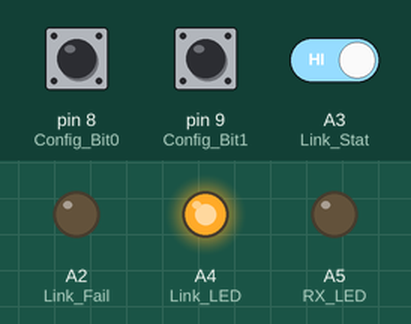
This sketch was run on a simulated Arduino Uno, built with avr-gcc and run on an emulated ATmega328P. Parts: output pins drawn as LEDs (lit = HIGH). Inputs (shaded band) come from the test bench; at power-on: A3 (Link_Stat) HIGH, pin 8 (Config_Bit0) HIGH, pin 9 (Config_Bit1) HIGH.

Above: at 1.2 s.
1.3 s: A3 (Link_Stat) driven LOW
At 2.5 s:
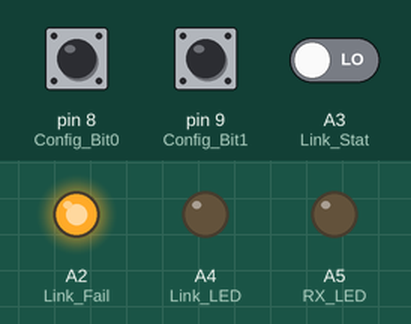
2.8 s: A3 (Link_Stat) driven HIGH
At 3.8 s:
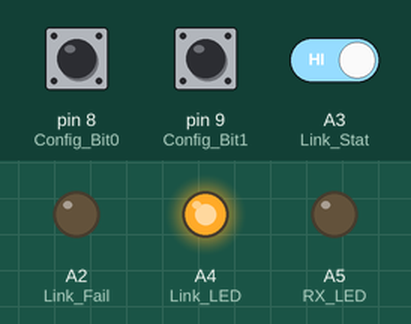
Timing chart, 0 to 5.8 s (numbered marks = the images above; inputs shaded):
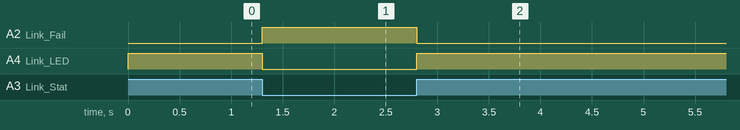

The sketch:

Rx.ino
```cpp
/*
|--------------------------------------------------------------------------------------------|
|                        --NMEA 0183 OPTICAL LINK Rx MODULE--                                |
|                                                                                            |
|                                                                                            |
|  Project        NMEA_FO.proj                                                               |
|  Program Name 	Rx_v1.1.ino                                                                |
|  Author		     	Thomas Spires 															                               |
|															                                                               |
|  Author Info:                                                                              |
|  Firmware to be written to U1 (ATMEGA328P) on Rx PCB: refer to KiCAD .kicad_pcb            |
|  "RxPCBV1.1"                                                                               |
|                                                                                            |
|  Revision Release Info:                                                                    |
|  20181210 00:42    Tspires      1.0      Initial Deployment on prototype PCB               |
|  20181219 03:13    Tspires      1.1      Added baud rate config + link status              |
|										   function.                                                             |
|--------------------------------------------------------------------------------------------|
*/

#include <SoftwareSerial.h>					//include Bit-Banged serial port hex files

SoftwareSerial RS422Serial(A0, A1); 		// RX, TX // Set BitBanged serial port registers accordingly

// Declare Global Variables

char rx_byte;								//Initialise ASCII Char byte to be passed from Hardware UART buffer

// Declare Pin Names

#define RX_LED A5
#define Link_LED A4
#define Link_Stat A3
#define Link_Fail A2
#define Config_Bit0 8
#define Config_Bit1 9

//Initialise Registers & Interfaces

void setup() {
  //Initialise UARTs
  Serial.begin(19200);						//Start hardware UART & set registers for 19200 Baud
  //Set GPIO Registers
  pinMode(Config_Bit0, INPUT);
  pinMode(Config_Bit1, INPUT);
  pinMode(Link_Stat, INPUT);
  pinMode(RX_LED, OUTPUT);
  pinMode(Link_LED, OUTPUT);
  pinMode(Link_Fail, OUTPUT);

  // Set output baud rate dependant on Config DIP switch settings

  if (digitalRead(Config_Bit0) == 0 && digitalRead(Config_Bit1) == 0){	//Switches 0 0
    RS422Serial.begin(2400);											//Set NMEA Baud to 2400
  }
  if (digitalRead(Config_Bit0) == 1 && digitalRead(Config_Bit1) == 0){  //Switches 1 0
    RS422Serial.begin(4800);											//Set NMEA Baud to 4800
  }
  if (digitalRead(Config_Bit0) == 0 && digitalRead(Config_Bit1) == 1){	//Switches 0 1
    RS422Serial.begin(9600);											//Set NMEA Baud to 9600
  }
  if (digitalRead(Config_Bit0) == 1 && digitalRead(Config_Bit1) == 1){	//Switches 1 1
    RS422Serial.begin(19200);											//Set NMEA Baud to 19200;
  }
}

void loop() {						   //Function will loop continuoisly to check link status and contents of fibre UART input buffer
  if (digitalRead(Link_Stat) == 0 ) {  //Link Status 'LOW' detected - link down
    digitalWrite(Link_LED, LOW);	   //Disable LED Link 'ok' indication
    digitalWrite(Link_Fail, HIGH);	   //Set Link fault output 'HIGH' - LED + Relay
  }
  else {							   //Link status other than 'LOW' detected
    digitalWrite(Link_LED, HIGH);	   //Enable LED Link 'ok' indication
    digitalWrite(Link_Fail, LOW);	   //Set Link fault output 'LOW' - LED + Relay
  }
  while (Serial.available() > 0) {	   //Will check contents of fibre UART input buffer, if any data is in the buffer -> enter loop
    digitalWrite(RX_LED, HIGH);		   //Set Rx LED inidcation 'HIGH'
    rx_byte = Serial.read();		   //Read contents of Fibre UART input buffer at 19200 baud and place contents into rx_byte
    RS422Serial.print(rx_byte);		   //Re-transmit rx_byte out the software UART to the max485s at the configured baud rate
    }
   digitalWrite(RX_LED, LOW);		   //If not in the reciving loop, set Rx LED indication 'LOW'
   }
```

Measured:
- after the input at 1.3 s, A2 (Link_Fail): LOW → HIGH at once; A4 (Link_LED): HIGH → LOW at once
- after the input at 2.8 s, A2 (Link_Fail): HIGH → LOW at once; A4 (Link_LED): LOW → HIGH at once
